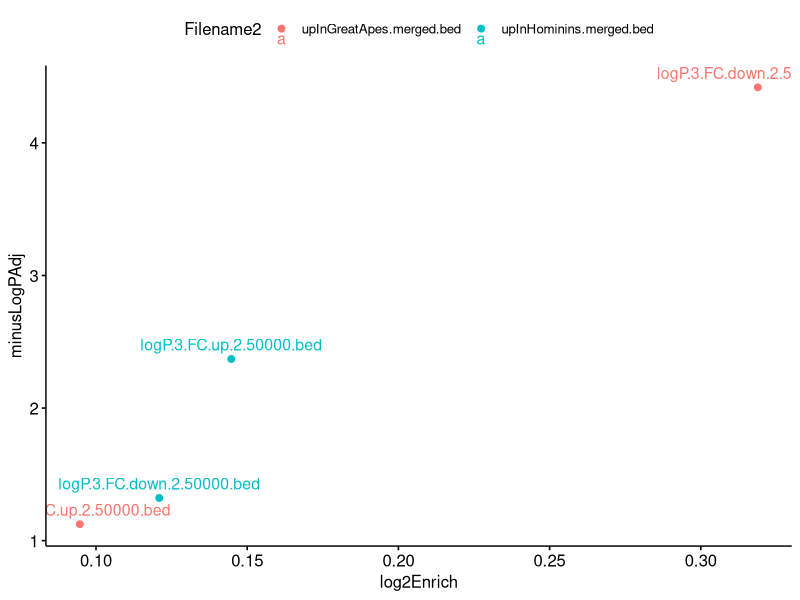
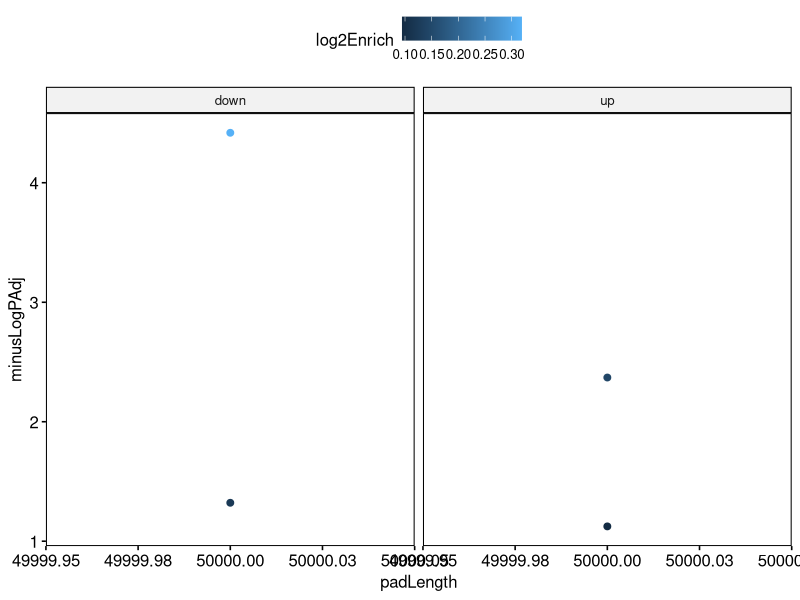
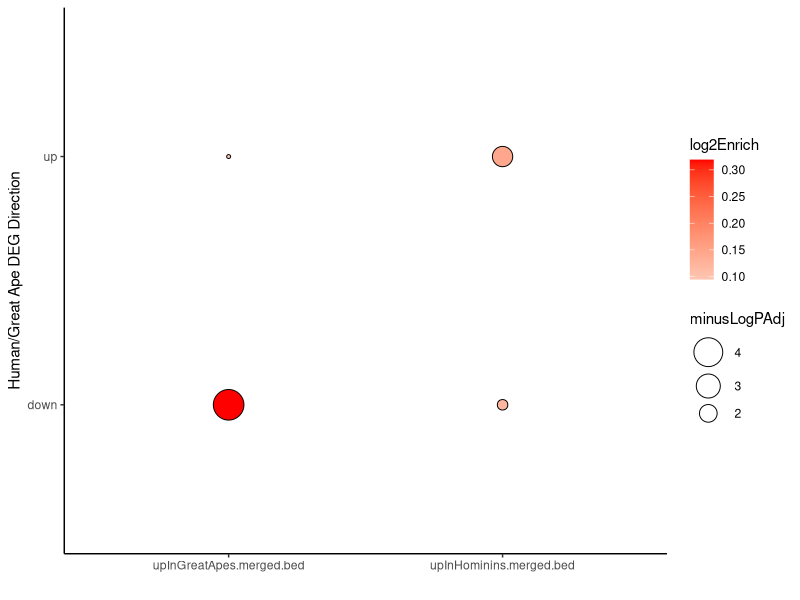

Reproduce these figures in R, in order.
library(ggpubr)
library(dplyr)
library(tidyr)

data <- read.csv("summary.overlaps.txt", header=FALSE, sep="\t")

data <- data %>% select(c("V2", "V3", "V9", "V10", "V11"))

colnames(data) <- c("Filename1", "Filename2", "Enrich", "pEnrich", "pDeplete")
data$log2Enrich <- log2(data$Enrich)
parsed <- do.call(rbind, strsplit(as.character(data$Filename1), split = "\\."))
data_parsed <- data.frame(
  pCutoff   = parsed[, 2],
  direction = parsed[, 4],
  fcCutoff  = parsed[, 5],
  padLength = parsed[, 6],
  stringsAsFactors = FALSE
)
data_parsed$pCutoff   <- as.numeric(data_parsed$pCutoff)
data_parsed$fcCutoff  <- as.numeric(data_parsed$fcCutoff)
data_parsed$padLength <- as.integer(data_parsed$padLength)
head(data_parsed)

final_data <- cbind(data, data_parsed) %>% subset(pCutoff == 3 & padLength == 50000 & fcCutoff == 2)
final_data$pAdj <- p.adjust(pmin(final_data$pEnrich, final_data$pDeplete))
final_data$minusLogPAdj <- -log10(final_data$pAdj)
ggscatter(final_data, "log2Enrich", "minusLogPAdj", color="Filename2", label="Filename1")

ggscatter(final_data, "padLength", "minusLogPAdj", color="log2Enrich", facet.by="direction")

pdf("degBalloonPlot.pdf", height=3, width=4)
ggballoonplot(final_data, x="Filename2", y="direction", fill="log2Enrich", size="minusLogPAdj") + 
  theme_classic() +
  scale_fill_gradient2(low="blue", mid="white", high="red", midpoint = 0) +
  labs(
    x="",
    y="Human/Great Ape DEG Direction"
  )
dev.off()
